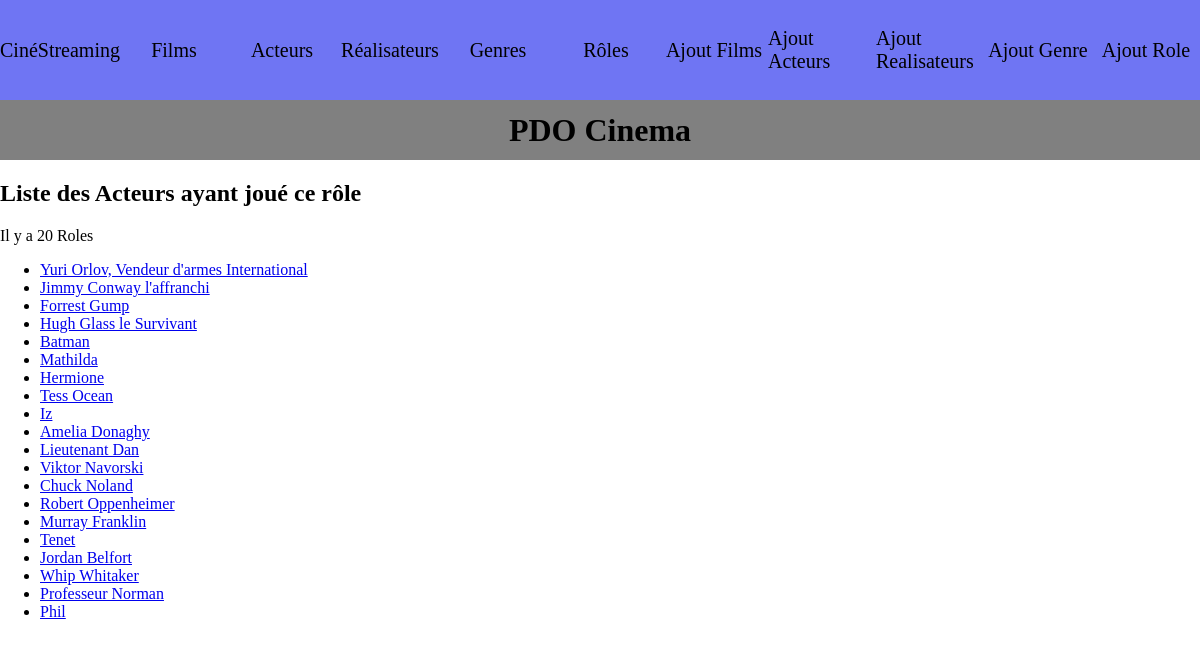
The page /index.php?action=listRole on the database its author committed.
### tables this page shows
CREATE TABLE IF NOT EXISTS `role` (
  `ID_Role` int(11) NOT NULL AUTO_INCREMENT,
  `RoleJouer_Acteur` varchar(255) NOT NULL,
  PRIMARY KEY (`ID_Role`)
);

### controller/CinemaController.php (called while the page is built, shortened)
<?php
class CinemaController {
public function listRole() {
    $pdo = Connect::seConnecter();
    $requeteListRole = $pdo->prepare("SELECT ID_Role, RoleJouer_Acteur FROM Role");
    $requeteListRole->execute();
    $listRole = $requeteListRole->fetchAll();
    require "view/role/listRole.php";
}
}
?>

### view/role/listRole.php (the view, shortened to what this page needs)
<?php
echo "<p> Il y a " . count($listRole) . " Roles </p>";
echo "<ul>";
foreach ($listRole as $role) {
    echo "<li>
    		<a href='index.php?action=detailRole&id=" .
			    $role['ID_Role'] . "'>" .
			    $role['RoleJouer_Acteur'] .
   	 		"</a>
   	 	</li>";
}
echo "</ul>";
require "view/template.php";
?>

### public/css/style.css (style rules this page uses)
body { margin: 0; }

### rows shown on the page
role: RoleJouer_Acteur "Yuri Orlov, Vendeur d'armes International"
role: RoleJouer_Acteur "Jimmy Conway l'affranchi"
role: RoleJouer_Acteur "Forrest Gump"
role: RoleJouer_Acteur "Hugh Glass le Survivant"
role: RoleJouer_Acteur "Batman"
role: RoleJouer_Acteur "Mathilda"
role: RoleJouer_Acteur "Hermione"
role: RoleJouer_Acteur "Tess Ocean"
role: RoleJouer_Acteur "Iz"
role: RoleJouer_Acteur "Amelia Donaghy"
role: RoleJouer_Acteur "Lieutenant Dan"
role: RoleJouer_Acteur "Viktor Navorski"
role: RoleJouer_Acteur "Chuck Noland"
role: RoleJouer_Acteur "Robert Oppenheimer"
role: RoleJouer_Acteur "Murray Franklin"
role: RoleJouer_Acteur "Tenet"
role: RoleJouer_Acteur "Jordan Belfort"
role: RoleJouer_Acteur "Whip Whitaker"
role: RoleJouer_Acteur "Professeur Norman"
role: RoleJouer_Acteur "Phil"

### other values the page prints
$titre_secondaire "Liste des Acteurs ayant joué ce rôle"
count($listRole) "20"
